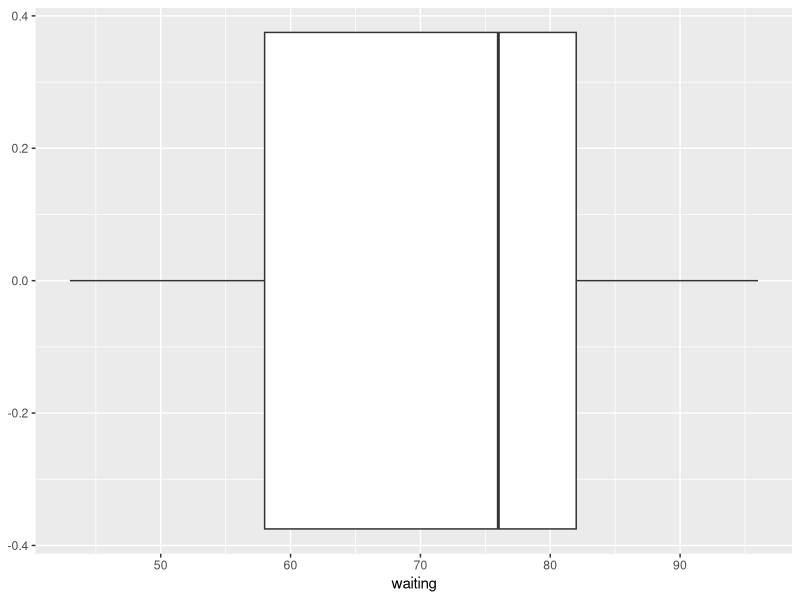
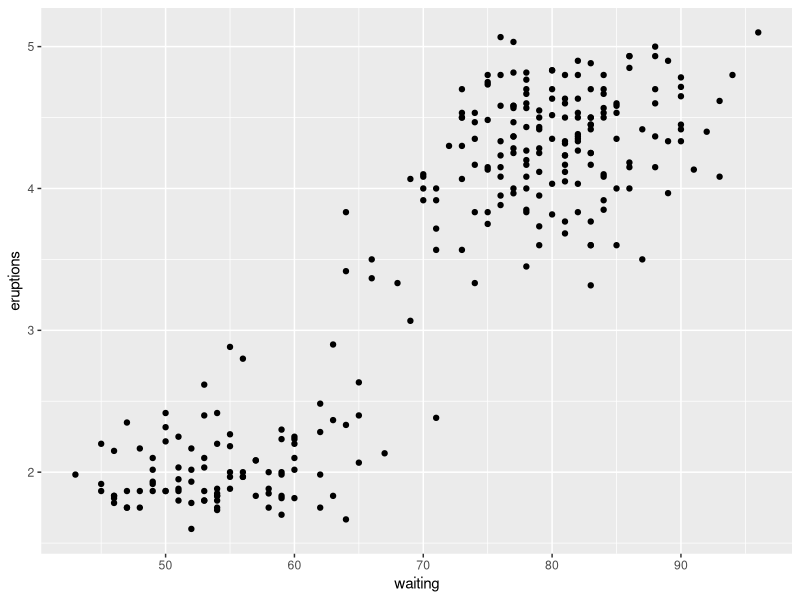

Generate these figures, in order, with R:
## ---- chunk 1
knitr::opts_chunk$set(echo = TRUE, fig.align = "center", fig.path = "Figures/")
## ---- chunk 2
library(bookdown)
library(tidyverse)
library(readr)
library(kableExtra)
library(ggplot2)
library(lubridate)
library(gridExtra)
library(dplyr)
library(knitr)
## ---- chunk 3
dat <- datasets::faithful
glimpse(dat)
## ---- chunk 4
save(dat, file = "dat")
## ---- chunk 5
table1 <- dat %>%
  knitr::kable(caption = "Eruption Duration and Waiting Times")
table1
## ---- chunk 6
summary_table <- dat %>%
  dplyr::select(waiting) %>%
  summary()

summary_table
## ---- chunk 7
table2 <- dat %>% 
  dplyr::select(waiting) %>%
  summary() %>%
  knitr::kable(caption = "Summary Statistics for Waiting Time")

table2
## ---- chunk 8
figure1 <- 
dat %>%
  dplyr::select(waiting) %>%
  ggplot(aes(x = waiting)) +
  geom_boxplot()

figure1
## ---- chunk 9
figure2 <- ggplot(dat) +
  geom_point(mapping = aes(x = waiting, y = eruptions))

figure2
